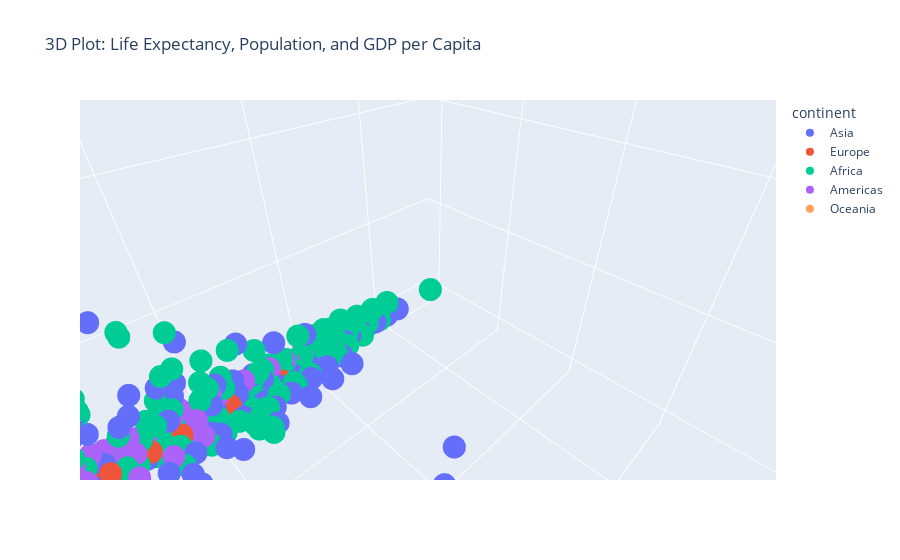

Here is the notebook cell this chart was saved with:
### Code cell
# 3D scatter plot for lifeExp, pop, and gdpPercap
scatter_3d = px.scatter_3d(df_cleaned, x='lifeExp', y='pop', z='gdpPercap', color='continent',
                           title='3D Plot: Life Expectancy, Population, and GDP per Capita',
                           labels={'pop':'Population', 'gdpPercap':'GDP per Capita', 'lifeExp':'Life Expectancy'})
scatter_3d.show()

### Figure 1 — Plotly figure (JSON) as saved in the notebook; plotly's stock layout.template omitted (floating-point values rounded to 4 significant figures; data arrays with more than 128 entries replaced by an {"elided": "..."} marker saying what was removed)
{"data": [{"hovertemplate": "continent=Asia<br>Life Expectancy=%{x}<br>Population=%{y}<br>GDP per Capita=%{z}<extra></extra>", "legendgroup": "Asia", "marker": {"color": "#636efa", "symbol": "circle"}, "mode": "markers", "name": "Asia", "scene": "scene", "showlegend": true, "type": "scatter3d", "x": {"elided": "396 float values"}, "y": {"elided": "396 int values"}, "z": {"elided": "396 float values"}}, {"hovertemplate": "continent=Europe<br>Life Expectancy=%{x}<br>Population=%{y}<br>GDP per Capita=%{z}<extra></extra>", "legendgroup": "Europe", "marker": {"color": "#EF553B", "symbol": "circle"}, "mode": "markers", "name": "Europe", "scene": "scene", "showlegend": true, "type": "scatter3d", "x": {"elided": "360 float values"}, "y": {"elided": "360 int values"}, "z": {"elided": "360 float values"}}, {"hovertemplate": "continent=Africa<br>Life Expectancy=%{x}<br>Population=%{y}<br>GDP per Capita=%{z}<extra></extra>", "legendgroup": "Africa", "marker": {"color": "#00cc96", "symbol": "circle"}, "mode": "markers", "name": "Africa", "scene": "scene", "showlegend": true, "type": "scatter3d", "x": {"elided": "624 float values"}, "y": {"elided": "624 int values"}, "z": {"elided": "624 float values"}}, {"hovertemplate": "continent=Americas<br>Life Expectancy=%{x}<br>Population=%{y}<br>GDP per Capita=%{z}<extra></extra>", "legendgroup": "Americas", "marker": {"color": "#ab63fa", "symbol": "circle"}, "mode": "markers", "name": "Americas", "scene": "scene", "showlegend": true, "type": "scatter3d", "x": {"elided": "300 float values"}, "y": {"elided": "300 int values"}, "z": {"elided": "300 float values"}}, {"hovertemplate": "continent=Oceania<br>Life Expectancy=%{x}<br>Population=%{y}<br>GDP per Capita=%{z}<extra></extra>", "legendgroup": "Oceania", "marker": {"color": "#FFA15A", "symbol": "circle"}, "mode": "markers", "name": "Oceania", "scene": "scene", "showlegend": true, "type": "scatter3d", "x": [69.12, 70.33, 70.93, 71.1, 71.93, 73.49, 74.74, 76.32, 77.56, 78.83, 80.37, 81.23, 69.39, 70.26, 71.24, 71.52, 71.89, 72.22, 73.84, 74.32, 76.33, 77.55, 79.11, 80.2], "y": [8691212, 9712569, 10794968, 11872264, 13177000, 14074100, 15184200, 16257249, 17481977, 18565243, 19546792, 20434176, 1994794, 2229407, 2488550, 2728150, 2929100, 3164900, 3210650, 3317166, 3437674, 3676187, 3908037, 4115771], "z": [10040.0, 10950.0, 12220.0, 14530.0, 16790.0, 18330.0, 19480.0, 21890.0, 23420.0, 27000.0, 30690.0, 34440.0, 10560.0, 12250.0, 13180.0, 14460.0, 16050.0, 16230.0, 17630.0, 19010.0, 18360.0, 21050.0, 23190.0, 25190.0]}], "layout": {"autosize": true, "legend": {"title": {"text": "continent"}, "tracegroupgap": 0}, "scene": {"aspectmode": "auto", "aspectratio": {"x": 1, "y": 1, "z": 1}, "camera": {"center": {"x": 0, "y": 0, "z": 0}, "eye": {"x": 0.02303, "y": 0.02303, "z": 0.02303}, "projection": {"type": "perspective"}, "up": {"x": 0, "y": 0, "z": 1}}, "domain": {"x": [0, 1], "y": [0, 1]}, "xaxis": {"title": {"text": "Life Expectancy"}, "type": "linear"}, "yaxis": {"title": {"text": "Population"}, "type": "linear"}, "zaxis": {"title": {"text": "GDP per Capita"}, "type": "linear"}}, "title": {"text": "3D Plot: Life Expectancy, Population, and GDP per Capita"}}}
